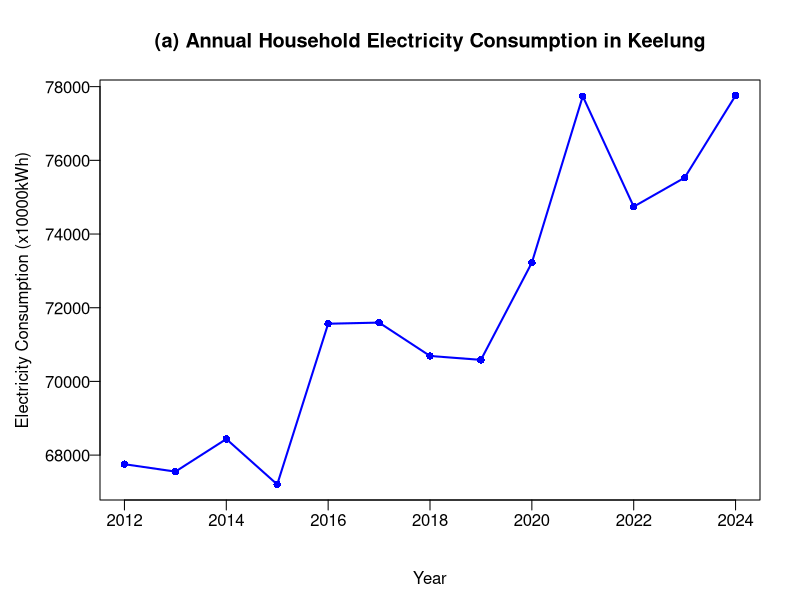
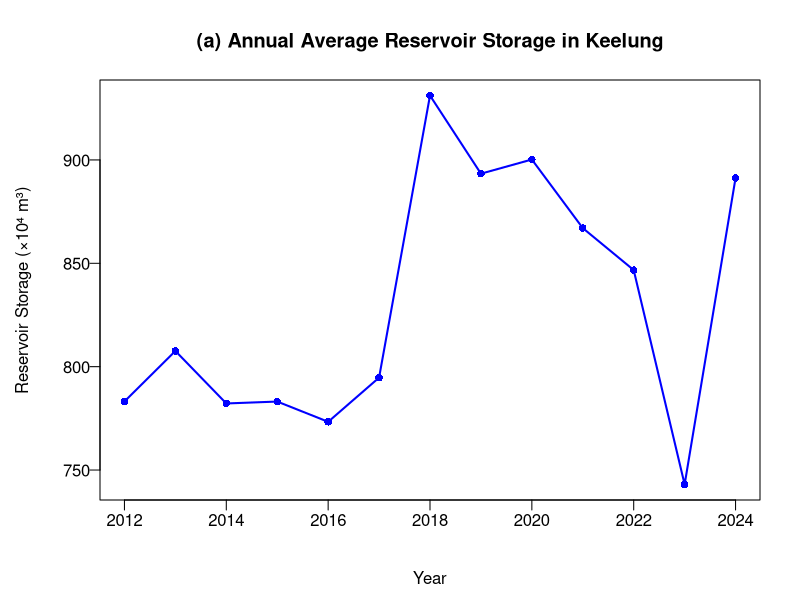
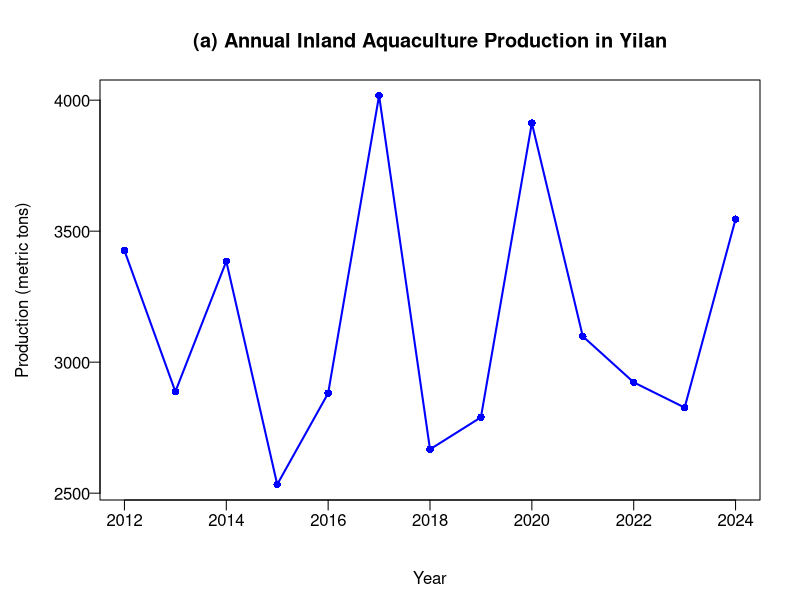
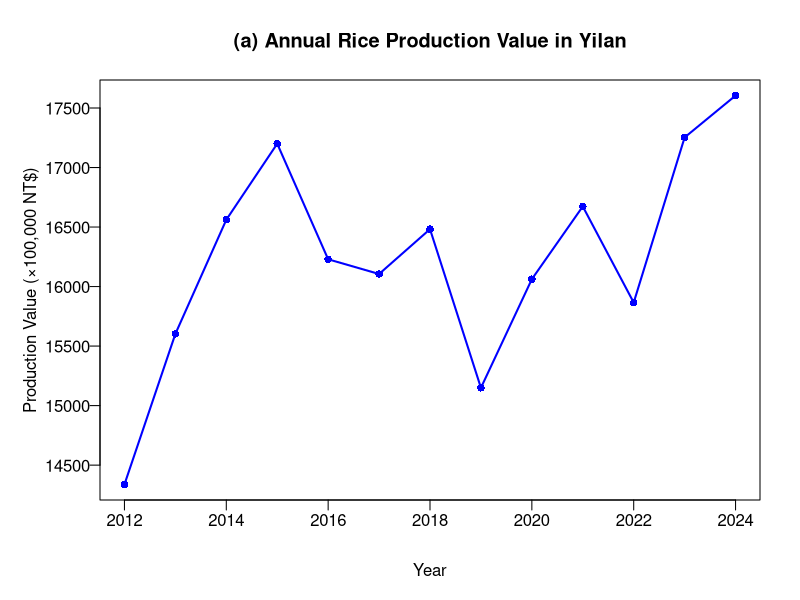
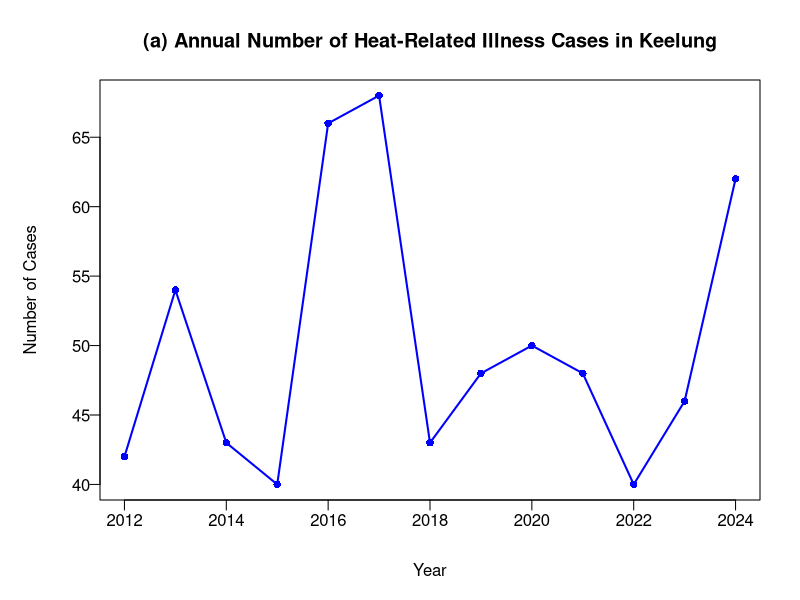
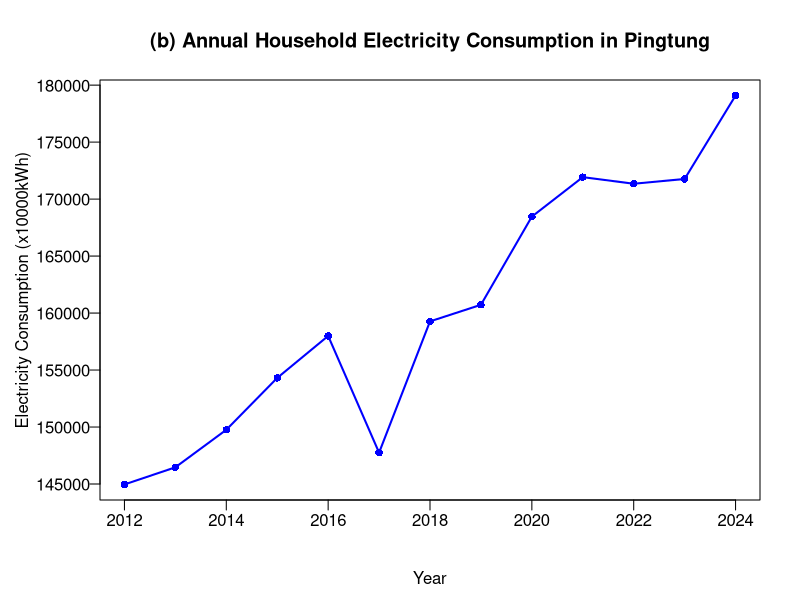
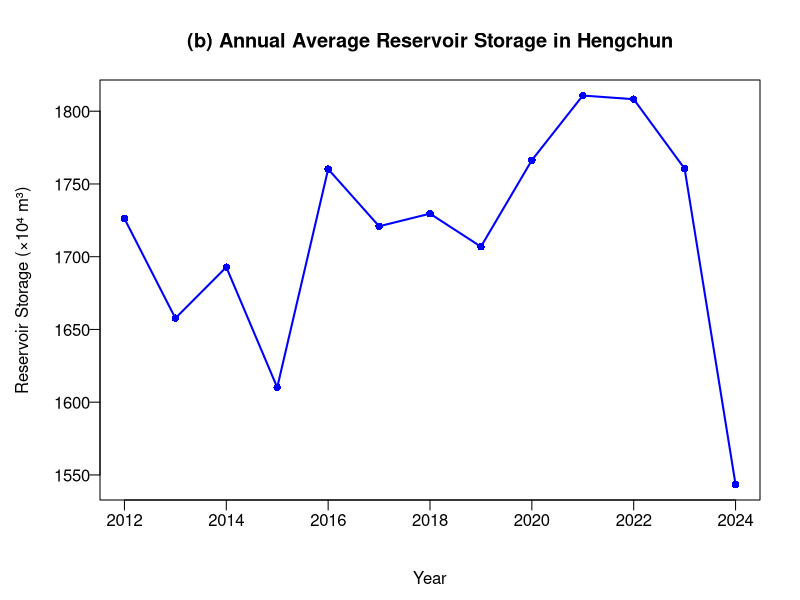
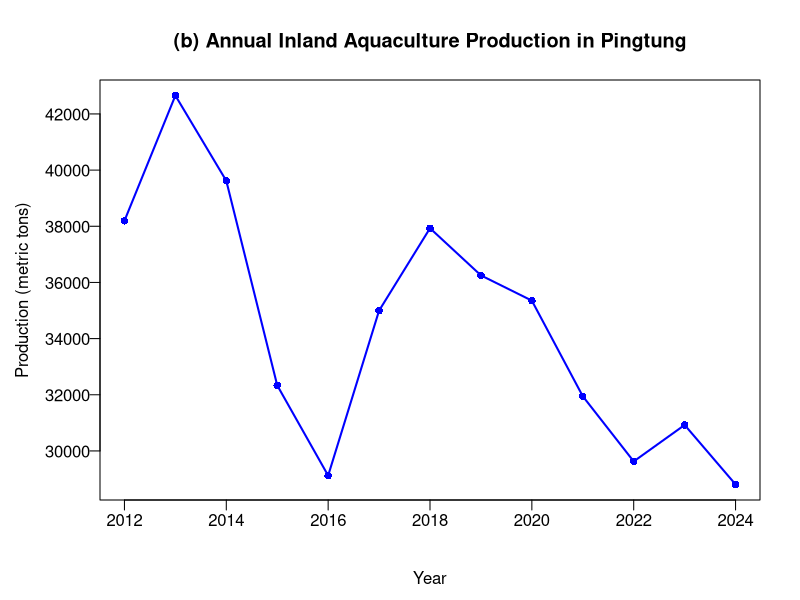

Write the R code that produced these figures, in order.
#----------------------------line plot----------------------
options(scipen = 999)
year<-c(2012:2024)
Keelung_energy<-c(677532110,675518803,684368708,672038252,715654529,715961875,
                  706905166,705847259,732230966,777392243,747436775,755291198,
                  777578442)
par(mgp = c(3.4, 0.5, 0), mar = c(5, 5, 4, 2))
plot(year, Keelung_energy/10000,
     type = "o",                    
     main = "(a) Annual Household Electricity Consumption in Keelung",
     xlab = "Year",
     ylab = "Electricity Consumption (x10000kWh)",
     col = "blue",
     lwd = 2,
     pch = 16,
     las = 1)


Keelung_water<-c(783.1602083,807.591875,782.196875,783.1204167,
                 773.3239583,794.7058333,931.1485417,893.3602083,
                 900.2164583,867.0254167,846.7272917,743.0239583,
                 891.2604167
)
plot(year, Keelung_water,
     type = "o",                       
     main = "(a) Annual Average Reservoir Storage in Keelung",
     xlab = "Year",
     ylab = "Reservoir Storage (×10⁴ m³)", 
     col = "blue",
     lwd = 2,
     pch = 16,
     las = 1)
Keelung_fish<-c(3426.0510,2887.6730,3385.0100,2533.3400, 
                2881.4450,4017.5540,2667.4630,2789.5750,
                3912.5000,3098.6850,2923.0008,2826.6500, 
                3545.7423 
)
plot(year, Keelung_fish,
     type = "o",                       
     main = "(a) Annual Inland Aquaculture Production in Yilan",
     xlab = "Year",
     ylab = "Production (metric tons)", 
     col = "blue",
     lwd = 2,
     pch = 16,
     las = 1)
Keelung_rice<-c(1433774.000,1560217.000,1656120.000,1720001.000, 
                1622894.000,1610545.000,1648226.000,1514934.000, 
                1606208.000,1667315.000,1586565.871,1725284.106, 
                1760447.371)
par(mgp = c(3, 0.5, 0))
plot(year, Keelung_rice/100,
     type = "o",                       
     main = "(a) Annual Rice Production Value in Yilan",
     xlab = "Year",
     ylab = "Production Value (×100,000 NT$)",  
     col = "blue",
     lwd = 2,
     pch = 16,
     las = 1)
Keelung_hot<-c(42,54,43,40,66,68,43,
               48,50,48,40,46,62)
plot(year, Keelung_hot,
     type = "o",                       
     main = "(a) Annual Number of Heat-Related Illness Cases in Keelung",
     xlab = "Year",
     ylab = "Number of Cases", 
     col = "blue",
     lwd = 2,
     pch = 16,
     las = 1)

#########################
Hengchun_energy<-c(1449614749,1464666126,1497589718,1543092213,
                   1579941525,1477493151,1592700856,1607257683,
                   1684630772,1719266878,1713466633,1717660900,
                   1790850404
)
par(mgp = c(3.4, 0.5, 0), mar = c(5, 5, 4, 2))
plot(year, Hengchun_energy/10000,
     type = "o",                     
     main = "(b) Annual Household Electricity Consumption in Pingtung",
     xlab = "Year",
     ylab = "Electricity Consumption (x10000kWh)",
     col = "blue",
     lwd = 2,
     pch = 16,
     las = 1)


Hengchun_water<-c(1726.202,1657.711042,1692.831458,1610.121458,
                  1760.208125,1720.922708,1729.583333,1706.870625,
                  1766.325625,1810.757708,1808.25,1760.481875,
                  1543.460417
)
plot(year, Hengchun_water,
     type = "o",                       
     main = "(b) Annual Average Reservoir Storage in Hengchun",
     xlab = "Year",
     ylab = "Reservoir Storage (×10⁴ m³)", 
     col = "blue",
     lwd = 2,
     pch = 16,
     las = 1)
Hengchun_fish<-c(38194.7190,42654.4675,39618.6260,32335.0700, 
                 29121.8260,34996.5380,37930.4340,36250.5250, 
                 35351.5599,31947.0163,29626.4735,30924.3635, 
                 28806.3839 
)
plot(year, Hengchun_fish,
     type = "o",                       
     main = "(b) Annual Inland Aquaculture Production in Pingtung",
     xlab = "Year",
     ylab = "Production (metric tons)", 
     col = "blue",
     lwd = 2,
     pch = 16,
     las = 1)
Hengchun_rice<-c(1079763.000,1028801.000,1123414.000,1103096.000, 
                 1149726.000,1172854.000,1065566.000,996618.000, 
                 996617.000,1047720.000,921787.000,1169988.233,
                 1114861.126 
)
par(mgp = c(3, 0.5, 0))
plot(year, Hengchun_rice/100,
     type = "o",                       
     main = "(b) Annual Rice Production Value in Pingtung",
     xlab = "Year",
     ylab = "Production Value (×100,000 NT$)",  
     col = "blue",
     lwd = 2,
     pch = 16,
     las = 1)
Hengchun_hot<-c(67,67,71,120,200,154,136,119,
                200,129,156,199,264)
plot(year, Hengchun_hot,
     type = "o",                       
     main = "(b) Annual Number of Heat-Related Illness Cases in Pingtung",
     xlab = "Year",
     ylab = "Number of Cases",  
     col = "blue",
     lwd = 2,
     pch = 16,
     las = 1)
#############

oni <- c(
  0.96,0.72,0.53,0.3,0.14,-0.03,-0.24,-0.54,-0.81,-0.97,-1,-0.98,
  -0.9,-0.75,-0.59,-0.39,-0.31,-0.3,-0.27,-0.32,-0.35,-0.4,-0.45,-0.49,
  -0.5,-0.36,-0.1,0.28,0.75,1.22,1.6,1.9,2.14,2.33,2.4,2.39,
  2.24,1.93,1.44,0.99,0.45,-0.13,-0.78,-1.12,-1.31,-1.35,-1.48,-1.57,
  -1.55,-1.3,-1.07,-0.98,-1.02,-1.04,-1.1,-1.11,-1.16,-1.26,-1.46,-1.65,
  -1.66,-1.41,-1.07,-0.81,-0.71,-0.64,-0.55,-0.51,-0.55,-0.63,-0.75,-0.74,
  -0.68,-0.52,-0.44,-0.34,-0.25,-0.12,-0.08,-0.13,-0.19,-0.29,-0.35,-0.31,
  -0.15,0.03,0.09,0.2,0.43,0.65,0.79,0.86,1.01,1.21,1.31,1.14,
  0.92,0.63,0.38,-0.04,-0.26,-0.16,0.08,0.21,0.26,0.29,0.35,0.35,
  0.37,0.31,0.23,0.17,0.17,0.28,0.47,0.64,0.7,0.67,0.66,0.69,
  0.64,0.58,0.45,0.43,0.29,0.11,-0.06,-0.14,-0.11,-0.29,-0.57,-0.84,
  -0.85,-0.77,-0.57,-0.37,-0.14,-0.03,0.1,0.3,0.54,0.77,0.94,0.94,
  0.66,0.22,-0.12,-0.32,-0.38,-0.47,-0.56,-0.81,-1.07,-1.34,-1.5,-1.6,
  -1.64,-1.52,-1.29,-1.01,-0.84,-0.61,-0.37,-0.23,-0.24,-0.35,-0.55,-0.73,
  -0.85,-0.79,-0.61,-0.33,0.01,0.28,0.45,0.58,0.71,1.01,1.36,1.56,
  1.5,1.22,0.84,0.35,-0.17,-0.66,-1.05,-1.35,-1.56,-1.64,-1.64,-1.59,
  -1.42,-1.19,-0.93,-0.73,-0.55,-0.44,-0.48,-0.62,-0.83,-1.01,-1.09,-1.04,
  -0.86,-0.72,-0.59,-0.47,-0.26,-0.01,0.25,0.37,0.37,0.27,0.05,-0.21,
  -0.43,-0.43,-0.34,-0.3,-0.36,-0.41,-0.4,-0.32,-0.26,-0.18,-0.17,-0.27,
  -0.42,-0.46,-0.27,0.04,0.21,0.16,0.05,0.07,0.23,0.49,0.64,0.66,
  0.55,0.47,0.53,0.7,0.93,1.18,1.52,1.86,2.16,2.42,2.57,2.64,
  2.48,2.14,1.58,0.94,0.39,-0.07,-0.36,-0.54,-0.63,-0.69,-0.67,-0.56,
  -0.34,-0.16,0.05,0.2,0.3,0.31,0.14,-0.11,-0.38,-0.65,-0.84,-0.97,
  -0.92,-0.85,-0.7,-0.5,-0.22,-0.01,0.09,0.23,0.49,0.76,0.9,0.81,
  0.75,0.72,0.71,0.66,0.54,0.45,0.28,0.14,0.19,0.35,0.51,0.55,
  0.5,0.48,0.4,0.19,-0.08,-0.3,-0.41,-0.57,-0.89,-1.17,-1.27,-1.19,
  -1.05,-0.93,-0.84,-0.66,-0.48,-0.38,-0.4,-0.49,-0.67,-0.81,-0.98,-0.98,
  -0.97,-0.93,-0.99,-1.06,-0.99,-0.85,-0.81,-0.91,-1.01,-0.99,-0.92,-0.83,
  -0.68,-0.43,-0.15,0.16,0.48,0.77,1.07,1.32,1.56,1.78,1.92,1.95,
  1.78,1.48,1.14,0.71,0.39,0.15,0.04,-0.11,-0.21,-0.26,-0.37,-0.52
)

plot(oni, type = "o",
     main = "Monthly ONI index from 1995 to 2024",
     xlab = "Year",
     ylab = "ONI",
     col = "blue",
     lwd = 2,
     pch = 16,
     xaxt = "n") 

at_positions <- seq(1, length(oni), by = 24) 
years <- seq(1995, 2024, by = 2)

axis(1, at = at_positions, labels = FALSE, tck = -0.02)  
text(x = at_positions,
     y = par("usr")[3] - 0.05*diff(par("usr")[3:4]),  # 放在軸下方
     labels = years,
     srt = 45,     # 旋轉 45 度
     adj = 1,
     xpd = TRUE)
